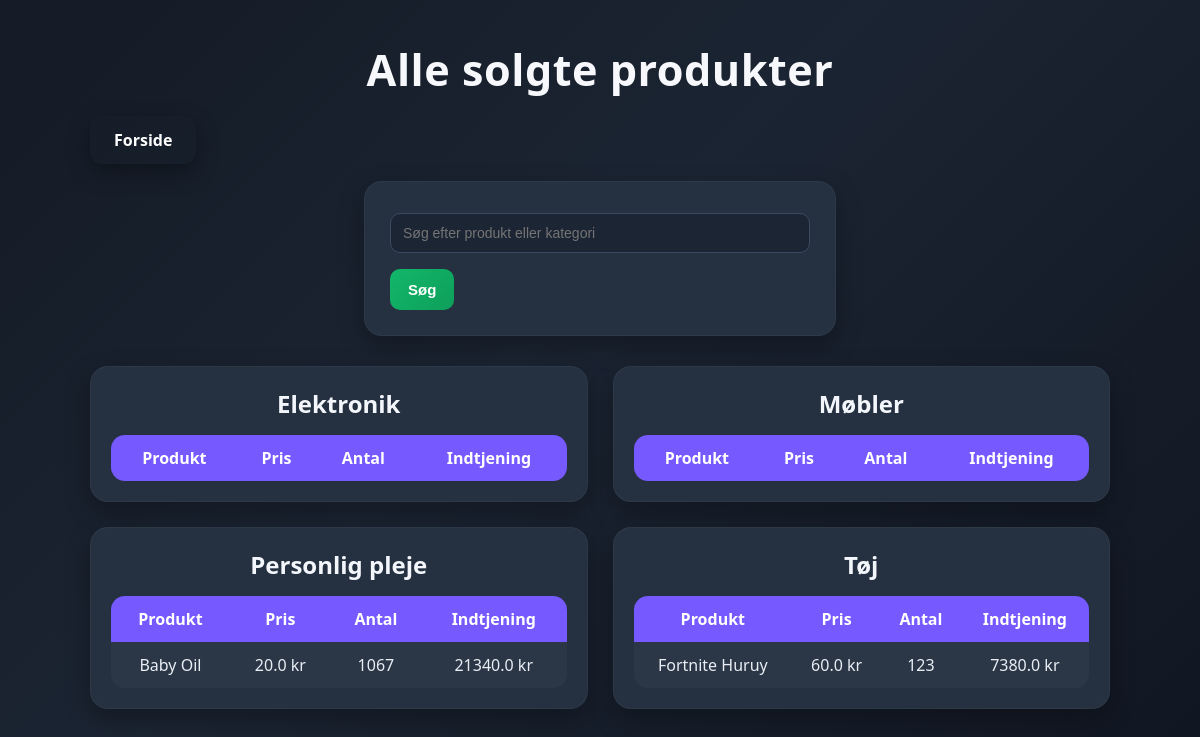
Page /allproducts on the earlier database version.
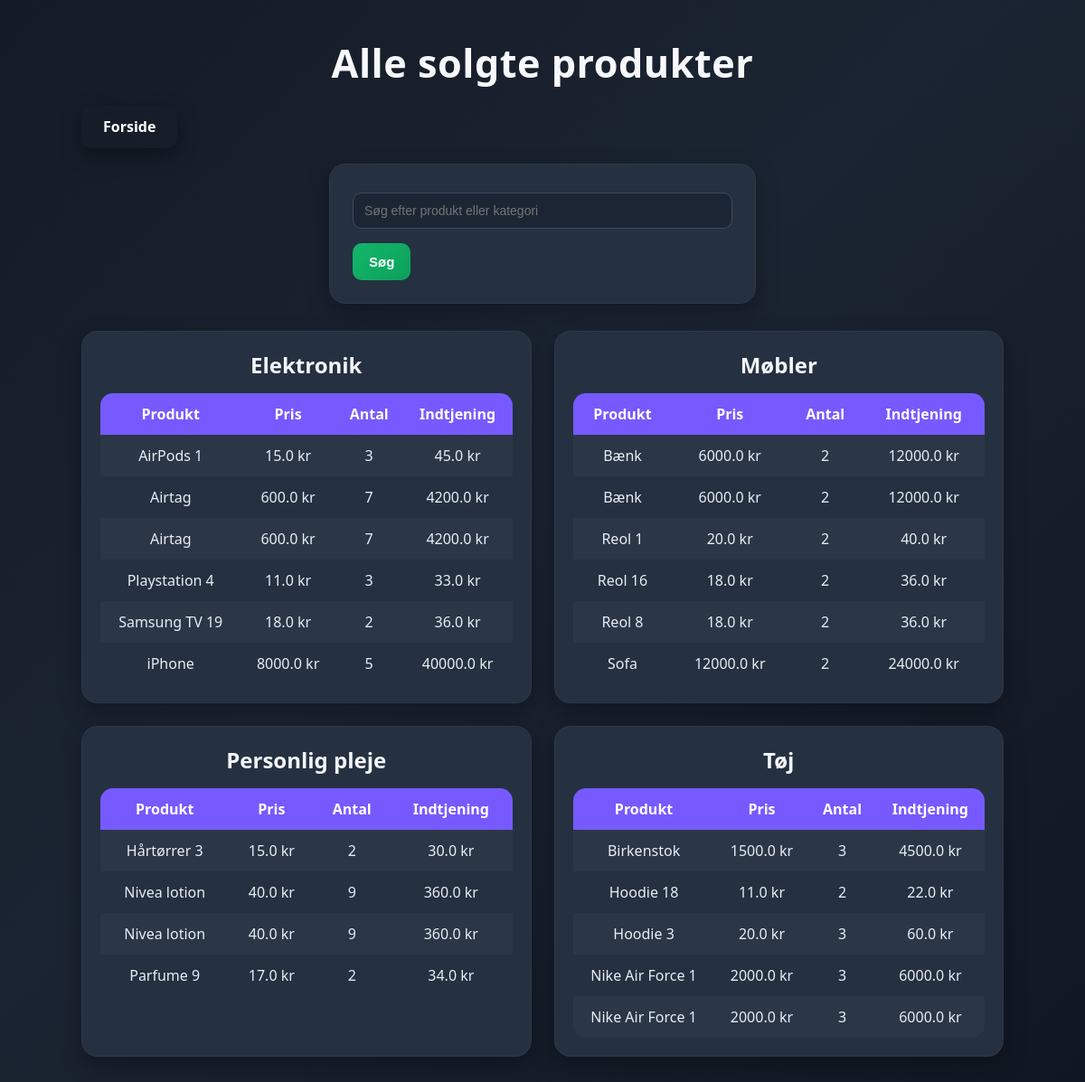
Same page on the later database version.
### tables this page shows
CREATE TABLE products (
        id INTEGER PRIMARY KEY AUTOINCREMENT,
        name TEXT NOT NULL,
        category TEXT NOT NULL,
        price REAL NOT NULL,
        quantity INTEGER NOT NULL
    );

### app.py (the view)
@app.route("/allproducts")
def all_products():
    return render_template(
        "allproducts.html",
        elektronik=get_products_by_category("Elektronik"),
        moebler=get_products_by_category("Møbler"),
        pleje=get_products_by_category("Personlig pleje"),
        toj=get_products_by_category("Tøj")
    )

### database.py (called while the page is built)
def get_db():
    return sqlite3.connect("products.db")

def get_products_by_category(category):
    conn = get_db()
    cursor = conn.cursor()
    cursor.execute("""
        SELECT * FROM products
        WHERE category = ?
        ORDER BY name ASC
    """, (category,))
    data = cursor.fetchall()
    conn.close()
    return data

### template/allproducts.html (shortened to what this page needs)
<!DOCTYPE html>
<html>
<head>
    <link rel="stylesheet" href="{{ url_for('static', filename='style.css') }}">
</head>
<body>
<h1>Alle solgte produkter</h1>
<div class="container">
    <a href="/">Forside</a>
    <form action="/search" method="get">
        <input type="text" name="query" placeholder="Søg efter produkt eller kategori">
        <button type="submit">Søg</button>
    </form>
    <div class="tables-grid">
        <div class="table-box">
            <h2>Elektronik</h2>
            <table>
                <tr>
                    <th>Produkt</th>
                    <th>Pris</th>
                    <th>Antal</th>
                    <th>Indtjening</th>
                </tr>
                {% for p in elektronik %}
                <tr>
                    <td>{{ p[1] }}</td>
                    <td>{{ p[3] }} kr</td>
                    <td>{{ p[4] }}</td>
                    <td>{{ p[3] * p[4] }} kr</td>
                </tr>
                {% endfor %}
            </table>
        </div>
        <div class="table-box">
            <h2>Møbler</h2>
            <table>
                <tr>
                    <th>Produkt</th>
                    <th>Pris</th>
                    <th>Antal</th>
                    <th>Indtjening</th>
                </tr>
                {% for p in moebler %}
                <tr>
                    <td>{{ p[1] }}</td>
                    <td>{{ p[3] }} kr</td>
                    <td>{{ p[4] }}</td>
                    <td>{{ p[3] * p[4] }} kr</td>
                </tr>
                {% endfor %}
            </table>
        </div>
        <div class="table-box">
            <h2>Personlig pleje</h2>
            <table>
                <tr>
                    <th>Produkt</th>
                    <th>Pris</th>
                    <th>Antal</th>
                    <th>Indtjening</th>
                </tr>
                {% for p in pleje %}
                <tr>
                    <td>{{ p[1] }}</td>
                    <td>{{ p[3] }} kr</td>
                    <td>{{ p[4] }}</td>
                    <td>{{ p[3] * p[4] }} kr</td>
                </tr>
                {% endfor %}
            </table>
        </div>
        <div class="table-box">
            <h2>Tøj</h2>
            <table>
                <tr>
                    <th>Produkt</th>
                    <th>Pris</th>
                    <th>Antal</th>
                    <th>Indtjening</th>
                </tr>
                {% for p in toj %}
                <tr>
                    <td>{{ p[1] }}</td>
                    <td>{{ p[3] }} kr</td>
                    <td>{{ p[4] }}</td>
                    <td>{{ p[3] * p[4] }} kr</td>
                </tr>
                {% endfor %}
            </table>
        </div>
    </div>
</div>
</body>
</html>

### static/style.css (style rules this page uses)
body { font-family: "Segoe UI", Arial, sans-serif; margin: 0; padding: 0; color: #f2f4f8; background: linear-gradient(135deg, #141b26, #1b2432 45%, #111722); }
h1 { text-align: center; margin-top: 40px; font-size: 2.7rem; color: #f7f8fb; letter-spacing: 0.5px; }
.container { width: 85%; max-width: 1200px; margin: 30px auto; }
a { text-decoration: none; color: white; padding: 13px 24px; border-radius: 12px; font-weight: 600; transition: all 0.25s ease; box-shadow: 0 8px 22px rgba(0, 0, 0, 0.35); }
table { width: 100%; border-collapse: collapse; background: #253140; border-radius: 14px; overflow: hidden; color: #e9edf4; }
th, td { padding: 12px; text-align: center; }
th { background: #765aff; color: white; font-weight: 600; }
tr:nth-child(even) { background: #2b3747; }
.tables-grid { display: grid; grid-template-columns: 1fr 1fr; gap: 25px; margin-top: 30px; }
.table-box, .result-box, form { background: #253140; border-radius: 18px; box-shadow: 0 10px 26px rgba(0, 0, 0, 0.28); border: 1px solid rgba(255, 255, 255, 0.04); }
.table-box { padding: 20px; }
.table-box h2 { text-align: center; margin-top: 0; margin-bottom: 15px; color: #f3f6fb; }
form { padding: 25px; width: 420px; margin: 30px auto 0 auto; }
input, select { width: 100%; padding: 11px 12px; margin-top: 6px; margin-bottom: 16px; border-radius: 10px; border: 1px solid #3b4a61; box-sizing: border-box; font-size: 14px; background: #1c2533; color: #f2f4f8; }
button { background: linear-gradient(135deg, #12b76a, #0e9f5a); color: white; border: none; padding: 12px 18px; border-radius: 10px; font-size: 15px; font-weight: 600; cursor: pointer; transition: all 0.2s ease; }

Differences in the rows shown:
removed products: name "Baby Oil", price "20.0", quantity "1067", p[3]*p[4] "21340.0", shown under "Personlig pleje"
removed products: name "Fortnite Huruy", price "60.0", quantity "123", p[3]*p[4] "7380.0", shown under "Tøj"
added products: name "AirPods 1", price "15.0", quantity "3", p[3]*p[4] "45.0", shown under "Elektronik"
added products: name "Airtag", price "600.0", quantity "7", p[3]*p[4] "4200.0", shown under "Elektronik"
added products: name "Airtag", price "600.0", quantity "7", p[3]*p[4] "4200.0", shown under "Elektronik"
added products: name "Playstation 4", price "11.0", quantity "3", p[3]*p[4] "33.0", shown under "Elektronik"
added products: name "Samsung TV 19", price "18.0", quantity "2", p[3]*p[4] "36.0", shown under "Elektronik"
added products: name "iPhone", price "8000.0", quantity "5", p[3]*p[4] "40000.0", shown under "Elektronik"
added products: name "Bænk", price "6000.0", quantity "2", p[3]*p[4] "12000.0", shown under "Møbler"
added products: name "Bænk", price "6000.0", quantity "2", p[3]*p[4] "12000.0", shown under "Møbler"
added products: name "Reol 1", price "20.0", quantity "2", p[3]*p[4] "40.0", shown under "Møbler"
added products: name "Reol 16", price "18.0", quantity "2", p[3]*p[4] "36.0", shown under "Møbler"
added products: name "Reol 8", price "18.0", quantity "2", p[3]*p[4] "36.0", shown under "Møbler"
added products: name "Sofa", price "12000.0", quantity "2", p[3]*p[4] "24000.0", shown under "Møbler"
added products: name "Hårtørrer 3", price "15.0", quantity "2", p[3]*p[4] "30.0", shown under "Personlig pleje"
added products: name "Nivea lotion", price "40.0", quantity "9", p[3]*p[4] "360.0", shown under "Personlig pleje"
added products: name "Nivea lotion", price "40.0", quantity "9", p[3]*p[4] "360.0", shown under "Personlig pleje"
added products: name "Parfume 9", price "17.0", quantity "2", p[3]*p[4] "34.0", shown under "Personlig pleje"
added products: name "Birkenstok", price "1500.0", quantity "3", p[3]*p[4] "4500.0", shown under "Tøj"
added products: name "Hoodie 18", price "11.0", quantity "2", p[3]*p[4] "22.0", shown under "Tøj"
added products: name "Hoodie 3", price "20.0", quantity "3", p[3]*p[4] "60.0", shown under "Tøj"
added products: name "Nike Air Force 1", price "2000.0", quantity "3", p[3]*p[4] "6000.0", shown under "Tøj"
added products: name "Nike Air Force 1", price "2000.0", quantity "3", p[3]*p[4] "6000.0", shown under "Tøj"
